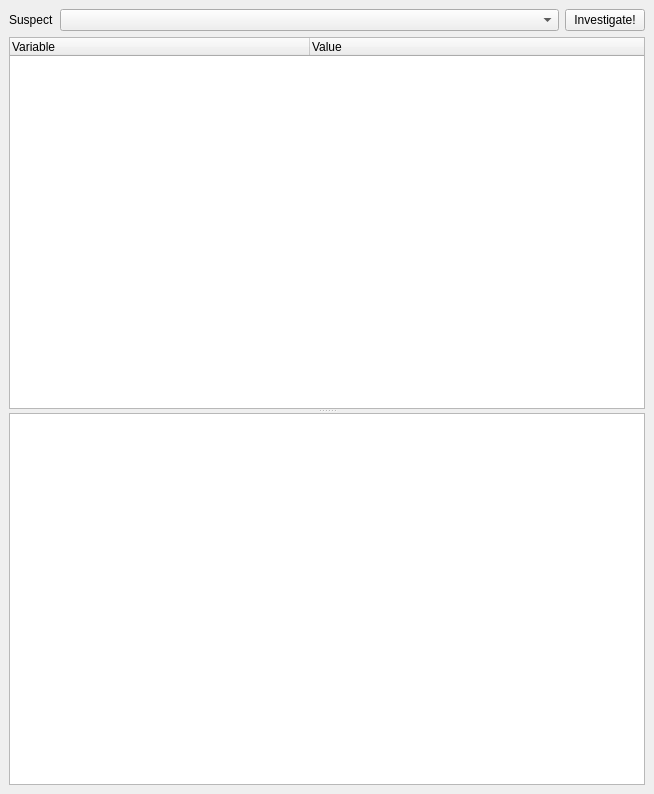
<?xml version="1.0" encoding="UTF-8"?>
<ui version="4.0">
 <class>CustomLayers</class>
 <widget class="QDockWidget" name="CustomLayers">
  <property name="geometry">
   <rect>
    <x>0</x>
    <y>0</y>
    <width>654</width>
    <height>794</height>
   </rect>
  </property>
  <property name="styleSheet">
   <string notr="true"/>
  </property>
  <property name="windowTitle">
   <string/>
  </property>
  <widget class="QWidget" name="dockWidgetContents">
   <property name="sizePolicy">
    <sizepolicy hsizetype="MinimumExpanding" vsizetype="Preferred">
     <horstretch>0</horstretch>
     <verstretch>0</verstretch>
    </sizepolicy>
   </property>
   <layout class="QVBoxLayout" name="verticalLayout">
    <item>
     <layout class="QHBoxLayout" name="horizontalLayout">
      <item>
       <widget class="QLabel" name="lblSuspect">
        <property name="text">
         <string>Suspect</string>
        </property>
       </widget>
      </item>
      <item>
       <widget class="QComboBox" name="cmbPlugins">
        <property name="sizePolicy">
         <sizepolicy hsizetype="Expanding" vsizetype="Fixed">
          <horstretch>0</horstretch>
          <verstretch>0</verstretch>
         </sizepolicy>
        </property>
       </widget>
      </item>
      <item>
       <widget class="QPushButton" name="btnInvestigate">
        <property name="text">
         <string>Investigate!</string>
        </property>
       </widget>
      </item>
     </layout>
    </item>
    <item>
     <widget class="QSplitter" name="mOptionsSplitter">
      <property name="orientation">
       <enum>Qt::Vertical</enum>
      </property>
      <property name="childrenCollapsible">
       <bool>false</bool>
      </property>
      <widget class="QFrame" name="mOptionsListFrame">
       <property name="minimumSize">
        <size>
         <width>0</width>
         <height>0</height>
        </size>
       </property>
       <property name="frameShape">
        <enum>QFrame::NoFrame</enum>
       </property>
       <property name="frameShadow">
        <enum>QFrame::Raised</enum>
       </property>
       <layout class="QVBoxLayout" name="verticalLayout_32">
        <property name="leftMargin">
         <number>0</number>
        </property>
        <property name="topMargin">
         <number>0</number>
        </property>
        <property name="rightMargin">
         <number>0</number>
        </property>
        <property name="bottomMargin">
         <number>0</number>
        </property>
        <item>
         <widget class="QTreeWidget" name="treeObjects">
          <property name="minimumSize">
           <size>
            <width>58</width>
            <height>0</height>
           </size>
          </property>
          <property name="maximumSize">
           <size>
            <width>16777215</width>
            <height>16777215</height>
           </size>
          </property>
          <property name="styleSheet">
           <string notr="true">QListWidget{
  background-color: rgb(69, 69, 69, 220);
  outline: 0;
}
QListWidget::item {
  color: white;
  padding: 3px;
}
QListWidget::item::selected {
  color: black;
  background-color:palette(Window);
    padding-right: 0px;
}</string>
          </property>
          <property name="horizontalScrollBarPolicy">
           <enum>Qt::ScrollBarAlwaysOff</enum>
          </property>
          <property name="editTriggers">
           <set>QAbstractItemView::NoEditTriggers</set>
          </property>
          <property name="iconSize">
           <size>
            <width>32</width>
            <height>32</height>
           </size>
          </property>
          <property name="textElideMode">
           <enum>Qt::ElideNone</enum>
          </property>
          <attribute name="headerDefaultSectionSize">
           <number>300</number>
          </attribute>
          <column>
           <property name="text">
            <string>Variable</string>
           </property>
          </column>
          <column>
           <property name="text">
            <string>Value</string>
           </property>
          </column>
         </widget>
        </item>
       </layout>
      </widget>
      <widget class="QFrame" name="mOptionsFrame">
       <property name="sizePolicy">
        <sizepolicy hsizetype="Expanding" vsizetype="Preferred">
         <horstretch>1</horstretch>
         <verstretch>0</verstretch>
        </sizepolicy>
       </property>
       <property name="frameShape">
        <enum>QFrame::NoFrame</enum>
       </property>
       <property name="frameShadow">
        <enum>QFrame::Raised</enum>
       </property>
       <layout class="QVBoxLayout" name="verticalLayout_33">
        <property name="leftMargin">
         <number>0</number>
        </property>
        <property name="topMargin">
         <number>0</number>
        </property>
        <property name="rightMargin">
         <number>0</number>
        </property>
        <property name="bottomMargin">
         <number>0</number>
        </property>
        <item>
         <widget class="QPlainTextEdit" name="txtLog"/>
        </item>
       </layout>
      </widget>
     </widget>
    </item>
   </layout>
  </widget>
 </widget>
 <resources/>
 <connections/>
</ui>
